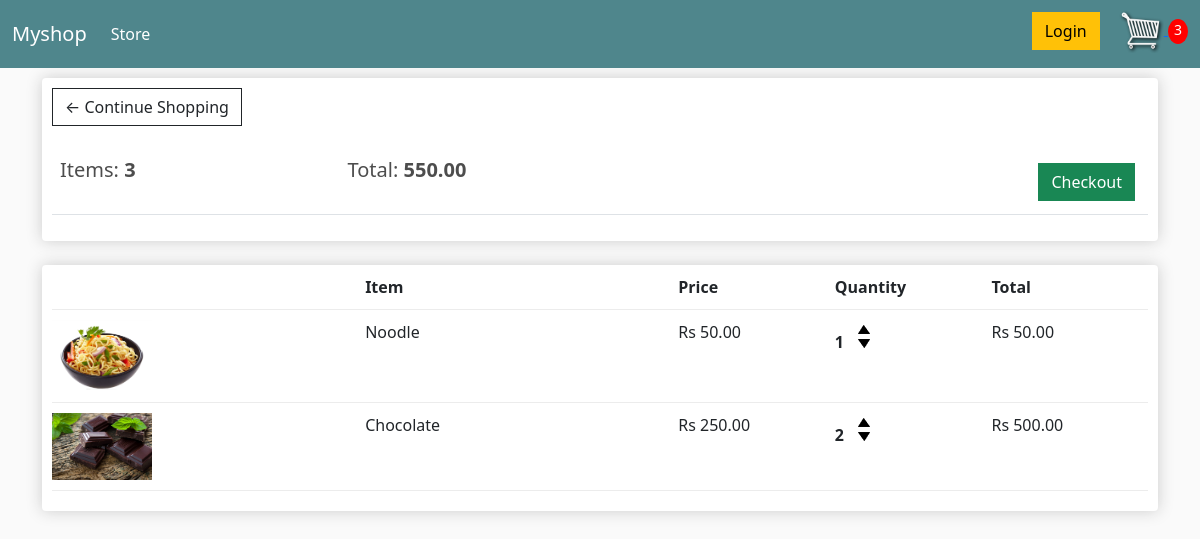
/cart/ (signed in), run on an earlier commit of the app's database.
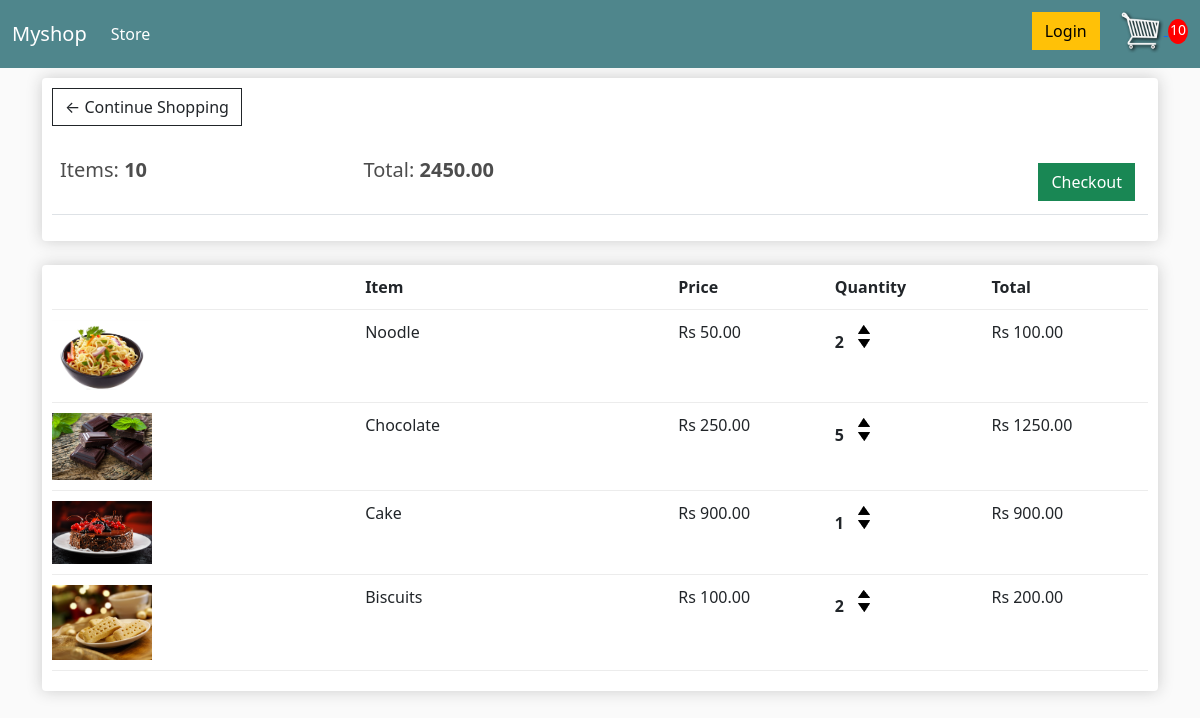
And on a later commit of the database.
### myapp/models.py (models this page shows, shortened)
class Order(models.Model):
    customer = models.ForeignKey(Customer, on_delete=SET_NULL, blank=True, null=True)
    date_ordered = models.DateTimeField(auto_now_add=True)
    complete = models.BooleanField(default=False, null= True, blank=False)
    transaction_id = models.CharField(max_length=200, null=True)
    @property
    def get_cart_total(self):
        orderitem = self.orderitems_set.all()
        total = sum([item.get_total for item in orderitem])
        return total
    @property
    def get_cart_items(self):
        orderitem = self.orderitems_set.all()
        total = sum([item.quantity for item in orderitem])
        return total

class OrderItems(models.Model):
    product = models.ForeignKey(Product, on_delete=models.SET_NULL, blank=True, null= True)
    order = models.ForeignKey(Order, on_delete=SET_NULL, blank=True, null= True)
    quantity = models.IntegerField(default=0, blank=True, null=True)
    date_added = models.DateTimeField(auto_now_add=True)
    @property
    def get_total(self):
        total = self.product.price * self.quantity
        return total

class Product(models.Model):
    name = models.CharField(max_length=255, null=True)
    price = models.FloatField()
    digital = models.BooleanField(default=False, null=True, blank=False)
    image = models.ImageField(null = True, blank = True)
    @property
    def imageURL(self):
        try:
            url = self.image.url
        except:
            url = ''
        return url

### myapp/views.py (the view)
# urls.py: path('cart/', views.cart, name="cart"),
def cart(request):
    if request.user.is_authenticated:
        customer = request.user.customer
        order, created = Order.objects.get_or_create(customer=customer, complete=False)
        items = order.orderitems_set.all()
        cartItems = order.get_cart_items
    else:
        items = []
        order = {'get_cart_items':0, 'get_cart_total': 0}
        cartItems = order['get_cart_items']
    context= {'items': items,
        'order':order,
        'cartItems':cartItems,
    }
    return render(request, 'cart.html', context)

### myapp/templates/cart.html
{% extends 'index.html'%}
{% load static %}
{% block content %}
    <div class="row">
        <div class="col-lg-12">
            <div class="box-element">
                <a class="btn btn-outline-dark" href="{% url 'store' %}">&#x2190; Continue Shopping</a>
                <br>
                <br>
                <table class="table">
                    <tr>
                        <th><h5>Items: <strong>{{order.get_cart_items}}</strong></h5></th>
                        <th><h5>Total: <strong>{{order.get_cart_total|floatformat:2}}</strong></h5></th>
                        <th>
                            <a style="float: right; margin: 5px;" class="btn btn-success" href="{% url 'checkout' %}">Checkout</a>
                        </th>
                    </tr>
                </table>
            </div>
            <br>
            <div class="box-element">
                <div class="cart-row">
					<div style="flex:2"></div>
					<div style="flex:2"><strong>Item</strong></div>
					<div style="flex:1"><strong>Price</strong></div>
					<div style="flex:1"><strong>Quantity</strong></div>
					<div style="flex:1"><strong>Total</strong></div>
				</div>
                {% for item in items %}
                <div class="cart-row">
					<div style="flex:2"><img class="row-image" src="{{ item.product.imageURL }}"></div>
					<div style="flex:2"><p>{{item.product.name}}</p></div>
					<div style="flex:1"><p>Rs {{item.product.price|floatformat:2}}</p></div>
					<div style="flex:1">
						<p class="quantity">{{item.quantity}}</p>
						<div class="quantity">
							<img data-product="{{item.product.id}}" data-action = "add" class="chg-quantity update-cart" src="{% static  'images/arrow-up.png' %}">
							<img data-product="{{item.product.id}}" data-action="remove" class="chg-quantity update-cart" src="{% static  'images/arrow-down.png' %}">
						</div>
					</div>
					<div style="flex:1"><p>Rs {{item.get_total|floatformat:2}}</p></div>
				</div>
                {% endfor %}
            </div>
        </div>
    </div>
{% endblock content %}

### myapp/templates/index.html (shortened to what this page needs)
<!DOCTYPE html>
{% load static %}
<html>
    <head>
        <link href="https://cdn.jsdelivr.net/npm/bootstrap@5.1.0/dist/css/bootstrap.min.css" rel="stylesheet">
        <link rel="stylesheet" type="text/css", href="{% static 'css/index.css' %}"
        <meta name="viewport" content="width=device-width, initial-scale=1, maximum-scale=1, minimum-scale=1" />
    </head>
    <body>
        <nav class="navbar navbar-expand-lg navbar-dark bg-dark">
            <div class="container-fluid">
              <a class="navbar-brand" href="{% url 'store'%}">Myshop</a>
              <div class="collapse navbar-collapse" id="navbarSupportedContent">
                <ul class="navbar-nav me-auto mb-2 mb-lg-0">
                  <li class="nav-item">
                    <a class="nav-link active" aria-current="page" href="{% url 'store'%}">Store</a>
                  </li>
                </ul>
                <div class="form-inline my-2 my-lg-0">
                    <a href="#"class="btn btn-warning">Login</a>
                    <a href="{% url 'cart'%}">
                       <img  id="cart-icon" src="{% static 'images/cart.png' %}">
                   </a>
                   <p id="cart-total">{{cartItems}}</p>
               </div>
              </div>
            </div>
        </nav>
        <div class="container">
            {% block content %}
            {% endblock content %}
        </div>
    </body>
</html>

### myapp/static/css/index.css (style rules this page uses)
body { background-color: hsl(0, 0%, 98%); }
h1,h2,h3,h4,h5,h6 { color:hsl(0, 0%, 30%); }
.box-element { box-shadow:hsl(0, 0%, 80%) 0 0 16px; background-color: #fff; border-radius: 4px; padding: 10px; }
.bg-dark { background-color: #4f868c!important; }
#cart-icon { width:45px; display: inline-block; margin-left: 15px; }
#cart-total { display: inline-block; text-align: center; color:#fff; background-color: red; width: 20px; height: 25px; border-radius: 50%; font-size: 14px; }
.col-lg-4, .col-lg-6, .col-lg-8, .col-lg-12 { margin-top: 10px; }
.btn { border-radius: 0; }
.row-image { width: 100px; }
.cart-row { display: flex; align-items: flex-stretch; padding-bottom: 10px; margin-bottom: 10px; border-bottom: 1px solid #ececec; }
.quantity { display: inline-block; font-weight: 700; padding-right:10px; }
.chg-quantity { width: 12px; cursor: pointer; display: block; margin-top: 5px; transition:.1s; }

What changed in the data, as far as the page shows it:
changed through a linked row, Order: get_cart_items "3" → "10"; get_cart_total "550.00" → "2450.00"
changed OrderItems "Noodle": quantity "1" → "2"; get_total "50.00" → "100.00"
changed OrderItems "Chocolate": quantity "2" → "5"; get_total "500.00" → "1250.00"
added OrderItems: product.imageURL (picture), product.name "Cake", product.price "900.00", quantity "1", get_total "900.00"
added OrderItems: product.imageURL (picture), product.name "Biscuits", product.price "100.00", quantity "2", get_total "200.00"
Also different on the page:
{{ cartItems }}: "3" → "10"
